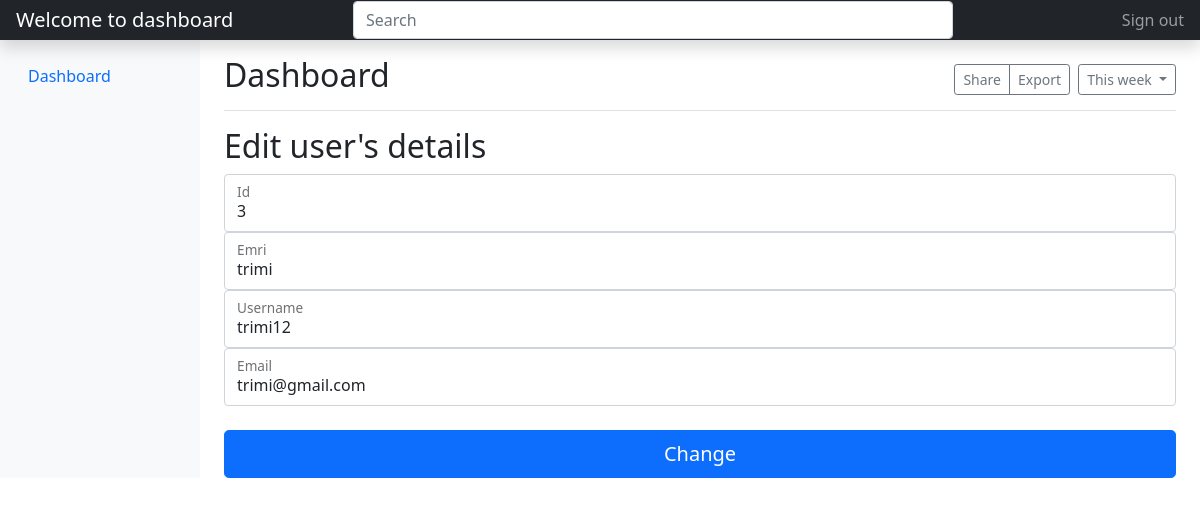
The app's page /editUsers.php?id=3, older data.
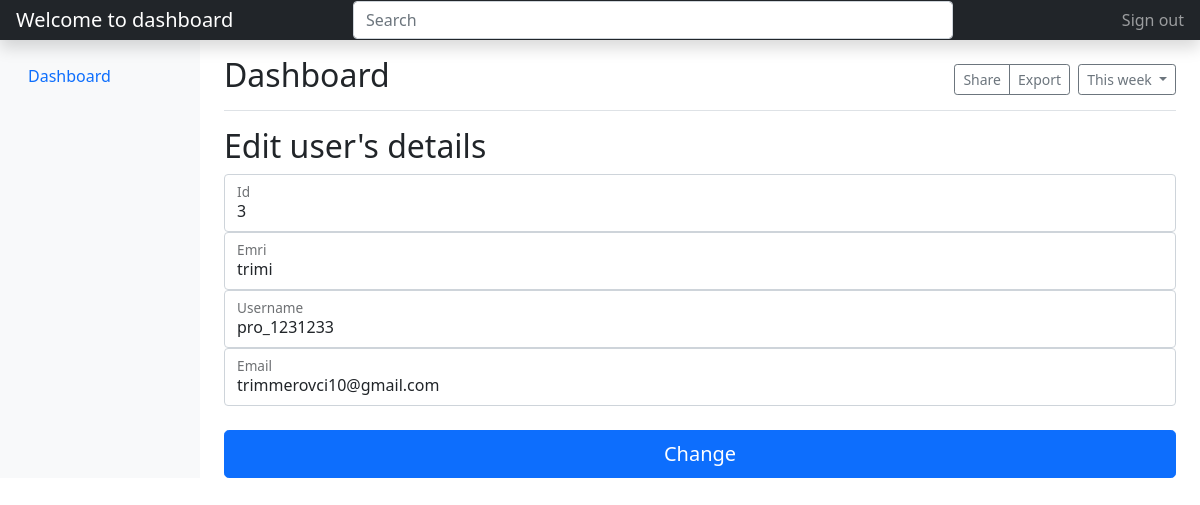
The same page, newer data.
### tables this page shows
CREATE TABLE `users` (
  `id` INT NOT NULL AUTO_INCREMENT,
  `emri` VARCHAR(255) NOT NULL,
  `username` VARCHAR(255) NOT NULL,
  `email` VARCHAR(255) NOT NULL,
  `password` VARCHAR(255) NOT NULL,
  `confirm_password` VARCHAR(255) NOT NULL,
  `is_admin` VARCHAR(255) NOT NULL,
  PRIMARY KEY (`id`)
);

### editUsers.php (the view, shortened to what this page needs)
<?php
   include_once('config.php');
   $id = $_GET['id'];
   $sql = "SELECT * FROM users WHERE id=:id";
   $selectUser = $conn->prepare($sql);
   $selectUser->bindParam(':id', $id);
   $selectUser->execute();
   $user_data = $selectUser->fetch();
 ?>
 <!DOCTYPE html>
 <html>
 <head>
 	<link href="https://cdn.jsdelivr.net/npm/bootstrap@5.1.3/dist/css/bootstrap.min.css" rel="stylesheet">
 </head>
 <body>
 <header class="navbar navbar-dark sticky-top bg-dark flex-md-nowrap p-0 shadow">
  <a class="navbar-brand col-md-3 col-lg-2 me-0 px-3" href="#"><?php echo "Welcome to dashboard ".$_SESSION['username']; ?></a>
  <input class="form-control form-control-dark w-50" type="text" placeholder="Search" aria-label="Search">
  <div class="navbar-nav">
    <div class="nav-item text-nowrap">
      <a class="nav-link px-3" href="logout.php">Sign out</a>
    </div>
  </div>
</header>
<div class="container-fluid">
  <div class="row">
    <nav id="sidebarMenu" class="col-md-3 col-lg-2 d-md-block bg-light sidebar collapse">
      <div class="position-sticky pt-3">
        <ul class="nav flex-column">
          <li class="nav-item">
            <a class="nav-link active" aria-current="page" href="dashboard.php">
              Dashboard
            </a>
        </ul>
      </div>
    </nav>
    <main class="col-md-9 ms-sm-auto col-lg-10 px-md-4">
      <div class="d-flex justify-content-between flex-wrap flex-md-nowrap align-items-center pt-3 pb-2 mb-3 border-bottom">
        <h1 class="h2">Dashboard</h1>
        <div class="btn-toolbar mb-2 mb-md-0">
          <div class="btn-group me-2">
            <button type="button" class="btn btn-sm btn-outline-secondary">Share</button>
            <button type="button" class="btn btn-sm btn-outline-secondary">Export</button>
          </div>
          <button type="button" class="btn btn-sm btn-outline-secondary dropdown-toggle">
            This week
          </button>
        </div>
      </div>
      <h2>Edit user's details</h2>
      <div class="table-responsive">
        <form action="updateUsers.php" method="post">
        <div class="form-floating">
          <input type="number" class="form-control" id="floatingInput" placeholder="Id" name="id" value="<?php echo  $user_data['id'] ?>">
          <label for="floatingInput">Id</label>
        </div>
        <div class="form-floating">
          <input type="text" class="form-control" id="floatingInput" placeholder="Emri" name="emri" value="<?php echo  $user_data['emri'] ?>">
          <label for="floatingInput">Emri</label>
        </div>
        <div class="form-floating">
          <input type="text" class="form-control" id="floatingInput" placeholder="Username" name="username" value="<?php echo  $user_data['username'] ?>">
          <label for="floatingInput">Username</label>
        </div>
        <div class="form-floating">
          <input type="email" class="form-control" id="floatingInput" placeholder="Email" name="email" value="<?php echo  $user_data['email'] ?>">
          <label for="floatingInput">Email</label>
        </div>
        <br>
        <button class="w-100 btn btn-lg btn-primary" type="submit" name="submit">Change</button>
      </form>
      </div>
    </main>
  </div>
</div>
  </body>
</html>
 </body>
 </html>

Row changes from the older to the newer data that the page shows:
changed users "trimi": username "trimi12" → "pro_1231233"; email "trimi@gmail.com" → "trimmerovci10@gmail.com"
